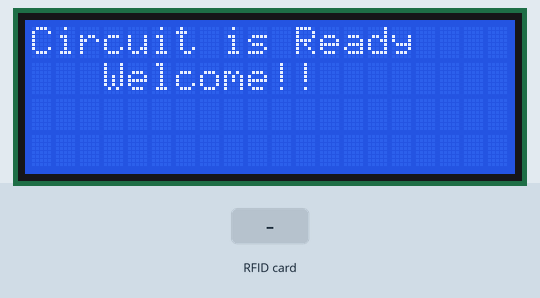
Recording of a sketch running on a simulated Arduino Uno, built with avr-gcc and run on an emulated ATmega328P. Shown: 20×4 character LCD. The inputs (shaded band) are chosen by the test bench. What the sketch prints to the serial monitor is not drawn.

Above: at 0.6 s.
At 5.3 s:
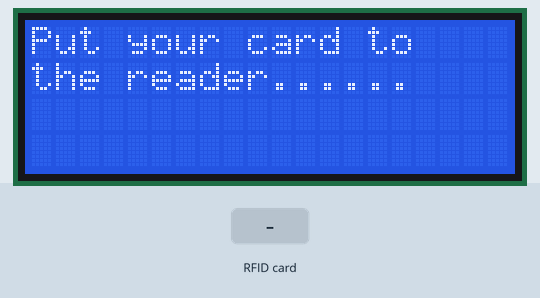
5.4 s: RFID card 2D 81 1A 2B held to the reader
At 7.0 s:
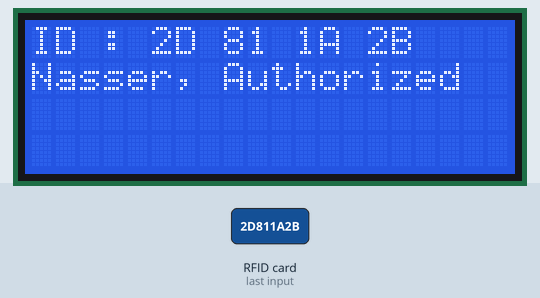
11.0 s: RFID card 46 5D 6A 13 held to the reader
At 12.6 s:
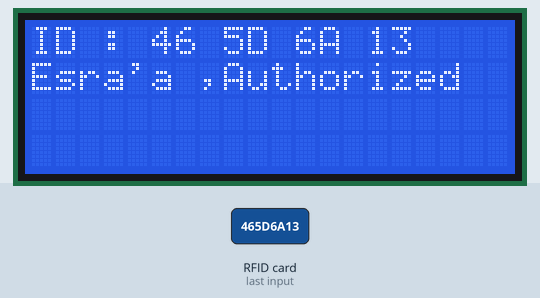
16.3 s: RFID card 5E 7A 19 C4 held to the reader
At 18.0 s:
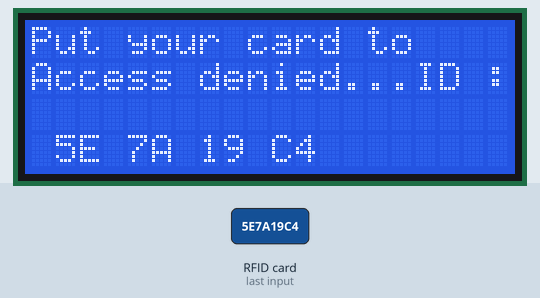
Timing chart, 0 to 19.5 s (numbered marks = the images above; inputs shaded):
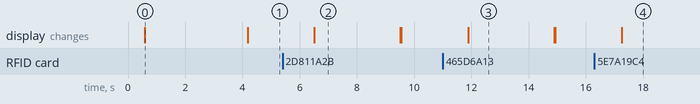

Measured:
- after the input at 5.4 s, the display: changes after 1.1 s (image 2)
- after the input at 11.0 s, the display: changes after 0.89 s (image 3)
- after the input at 16.3 s, the display: changes after 0.96 s (image 4)
- what the display in image 0 shows lasts 3.6 s, from 0.6 s to 4.2 s
- what the display in image 2 shows lasts 3.0 s, from 6.5 s to 9.5 s

The sketch:

RFID_Modify_Code_33.ino
```cpp
// (licence header left out)
#include <SPI.h>
#include <MFRC522.h>
#include <LiquidCrystal_I2C.h>
int x=0;
int y=1;
#define SS_PIN 10
#define RST_PIN 9
MFRC522 mfrc522(SS_PIN, RST_PIN);   // Create MFRC522 instance.


LiquidCrystal_I2C lcd(0x3F, 20, 4);

void setup()
{
  Serial.begin(9600);   // Initiate a serial communication

    lcd.begin();
lcd.backlight();
    delay(500);

  lcd.setCursor(3, 1);
  lcd.print("Welcome!!");
  lcd.setCursor(0, 0);
  lcd.print("Circuit is Ready");
  delay(3500);
  lcd.clear();


  SPI.begin();      // Initiate  SPI bus
  mfrc522.PCD_Init();   // Initiate MFRC522
  Serial.println("Put your card to the reader...");
  Serial.println();

}
void loop()
{

  lcd.clear();
  lcd.setCursor(0, 0);
  lcd.print("Put your card to");
  lcd.setCursor(0, 1);
  lcd.print("the reader......");
  delay(2300);

  // Look for new cards
  if ( ! mfrc522.PICC_IsNewCardPresent())
  {
    return;
  }
  // Select one of the cards
  if ( ! mfrc522.PICC_ReadCardSerial())
  {
    return;
  }
  //Show UID on serial monitor

  Serial.print("UID tag :");
  String content= "";
  byte letter;
  for (byte i = 0; i < mfrc522.uid.size; i++)
  {
     Serial.print(mfrc522.uid.uidByte[i] < 0x10 ? " 0" : " ");
     Serial.print(mfrc522.uid.uidByte[i], HEX);
     content.concat(String(mfrc522.uid.uidByte[i] < 0x10 ? " 0" : " "));
     content.concat(String(mfrc522.uid.uidByte[i], HEX));
  }
  Serial.println();
  Serial.print("Message : ");
  content.toUpperCase();


  if (content.substring(1) == "2D 81 1A 2B") //change here the UID of the card/cards that you want to give access
  {

    lcd.setCursor(0, 0);
    lcd.print("ID : ");
    lcd.print(content.substring(1));
    lcd.setCursor(0, 1);
    lcd.print("Nasser, Authorized");
    Serial.println("Naseer, Authorized");
    Serial.print("y = ");
    Serial.println(y);
    delay(3000);
    lcd.clear();
  }

   else  if (content.substring(1) == "46 5D 6A 13") //change here the UID of the card/cards that you want to give access
  {

    lcd.setCursor(0, 0);
    lcd.print("ID : ");
    lcd.print(content.substring(1));
    lcd.setCursor(0, 1);
    lcd.print("Esra'a ,Authorized");
    Serial.println("Esra'a, Authorized");
    Serial.print("y = ");
    Serial.println(y);
    delay(3000);
    lcd.clear();

  }

 else   {

    lcd.print("ID : ");
    lcd.print(content.substring(1));
    lcd.setCursor(0, 1);
    lcd.print("Access denied");
    Serial.println(" Access denied");
    Serial.print("x =  ");
    Serial.println(x);
    delay(3000);
     }


}
```
